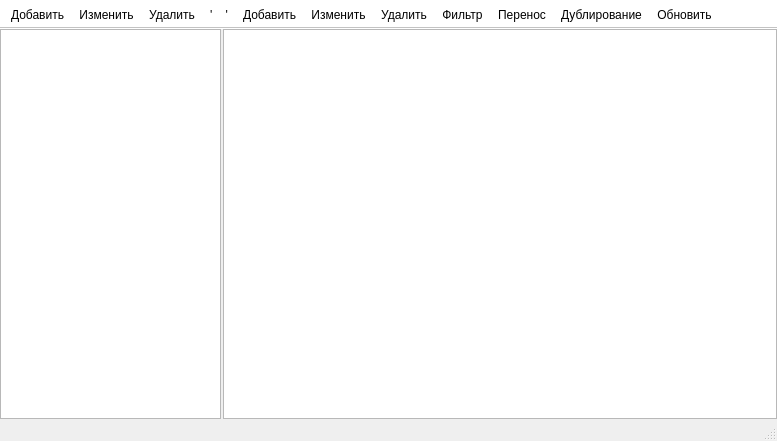
<?xml version="1.0" encoding="UTF-8"?>
<ui version="4.0">
 <class>MainWindow</class>
 <widget class="QMainWindow" name="MainWindow">
  <property name="geometry">
   <rect>
    <x>0</x>
    <y>0</y>
    <width>777</width>
    <height>441</height>
   </rect>
  </property>
  <property name="acceptDrops">
   <bool>true</bool>
  </property>
  <property name="windowTitle">
   <string>Список</string>
  </property>
  <widget class="QWidget" name="centralwidget">
   <layout class="QGridLayout" name="gridLayout" columnstretch="2,5">
    <property name="leftMargin">
     <number>0</number>
    </property>
    <property name="topMargin">
     <number>0</number>
    </property>
    <property name="rightMargin">
     <number>0</number>
    </property>
    <property name="bottomMargin">
     <number>0</number>
    </property>
    <property name="spacing">
     <number>2</number>
    </property>
    <item row="0" column="0">
     <widget class="QTreeWidget" name="tree_widget">
      <property name="font">
       <font>
        <family>Tahoma</family>
        <pointsize>8</pointsize>
       </font>
      </property>
      <property name="acceptDrops">
       <bool>false</bool>
      </property>
      <property name="editTriggers">
       <set>QAbstractItemView::NoEditTriggers</set>
      </property>
      <property name="dragEnabled">
       <bool>false</bool>
      </property>
      <property name="rootIsDecorated">
       <bool>true</bool>
      </property>
      <property name="uniformRowHeights">
       <bool>false</bool>
      </property>
      <property name="animated">
       <bool>true</bool>
      </property>
      <property name="allColumnsShowFocus">
       <bool>false</bool>
      </property>
      <property name="wordWrap">
       <bool>false</bool>
      </property>
      <property name="headerHidden">
       <bool>true</bool>
      </property>
      <column>
       <property name="text">
        <string>Категории</string>
       </property>
      </column>
     </widget>
    </item>
    <item row="0" column="1">
     <widget class="QTableWidget" name="table_widget">
      <property name="font">
       <font>
        <family>Tahoma</family>
        <pointsize>8</pointsize>
       </font>
      </property>
      <property name="acceptDrops">
       <bool>false</bool>
      </property>
      <property name="editTriggers">
       <set>QAbstractItemView::NoEditTriggers</set>
      </property>
      <property name="dragEnabled">
       <bool>false</bool>
      </property>
      <property name="dragDropOverwriteMode">
       <bool>false</bool>
      </property>
      <property name="selectionBehavior">
       <enum>QAbstractItemView::SelectRows</enum>
      </property>
      <attribute name="verticalHeaderVisible">
       <bool>false</bool>
      </attribute>
      <attribute name="verticalHeaderDefaultSectionSize">
       <number>20</number>
      </attribute>
      <attribute name="verticalHeaderMinimumSectionSize">
       <number>18</number>
      </attribute>
     </widget>
    </item>
   </layout>
  </widget>
  <widget class="QStatusBar" name="statusbar"/>
  <widget class="QToolBar" name="toolBar">
   <property name="font">
    <font>
     <family>Tahoma</family>
     <pointsize>8</pointsize>
    </font>
   </property>
   <property name="windowTitle">
    <string>toolBar</string>
   </property>
   <property name="styleSheet">
    <string notr="true">background-color: rgb(255, 255, 255);</string>
   </property>
   <property name="movable">
    <bool>false</bool>
   </property>
   <attribute name="toolBarArea">
    <enum>TopToolBarArea</enum>
   </attribute>
   <attribute name="toolBarBreak">
    <bool>false</bool>
   </attribute>
   <addaction name="pb_tree_add"/>
   <addaction name="pb_tree_change"/>
   <addaction name="pb_tree_dell"/>
   <addaction name="action123"/>
   <addaction name="pb_table_add"/>
   <addaction name="pb_table_change"/>
   <addaction name="pb_table_dell"/>
   <addaction name="pb_table_filter"/>
   <addaction name="pb_table_transfer"/>
   <addaction name="pb_table_double"/>
   <addaction name="pb_table_update"/>
  </widget>
  <action name="pb_tree_add">
   <property name="text">
    <string>Добавить</string>
   </property>
  </action>
  <action name="pb_tree_change">
   <property name="text">
    <string>Изменить</string>
   </property>
  </action>
  <action name="pb_tree_dell">
   <property name="text">
    <string>Удалить</string>
   </property>
  </action>
  <action name="action123">
   <property name="text">
    <string>'    '</string>
   </property>
  </action>
  <action name="pb_table_add">
   <property name="text">
    <string>Добавить</string>
   </property>
  </action>
  <action name="pb_table_change">
   <property name="text">
    <string>Изменить</string>
   </property>
  </action>
  <action name="pb_table_dell">
   <property name="text">
    <string>Удалить</string>
   </property>
  </action>
  <action name="pb_table_transfer">
   <property name="text">
    <string>Перенос</string>
   </property>
  </action>
  <action name="pb_table_double">
   <property name="text">
    <string>Дублирование</string>
   </property>
  </action>
  <action name="pb_table_filter">
   <property name="text">
    <string>Фильтр</string>
   </property>
  </action>
  <action name="pb_table_update">
   <property name="text">
    <string>Обновить</string>
   </property>
  </action>
 </widget>
 <resources/>
 <connections>
  <connection>
   <sender>pb_tree_add</sender>
   <signal>triggered()</signal>
   <receiver>MainWindow</receiver>
   <slot>ui_add_tree_item()</slot>
   <hints>
    <hint type="sourcelabel">
     <x>-1</x>
     <y>-1</y>
    </hint>
    <hint type="destinationlabel">
     <x>388</x>
     <y>220</y>
    </hint>
   </hints>
  </connection>
  <connection>
   <sender>pb_tree_change</sender>
   <signal>triggered()</signal>
   <receiver>MainWindow</receiver>
   <slot>ui_change_tree_item()</slot>
   <hints>
    <hint type="sourcelabel">
     <x>-1</x>
     <y>-1</y>
    </hint>
    <hint type="destinationlabel">
     <x>388</x>
     <y>220</y>
    </hint>
   </hints>
  </connection>
  <connection>
   <sender>pb_tree_dell</sender>
   <signal>triggered()</signal>
   <receiver>MainWindow</receiver>
   <slot>ui_dell_tree_item()</slot>
   <hints>
    <hint type="sourcelabel">
     <x>-1</x>
     <y>-1</y>
    </hint>
    <hint type="destinationlabel">
     <x>388</x>
     <y>220</y>
    </hint>
   </hints>
  </connection>
  <connection>
   <sender>pb_table_add</sender>
   <signal>triggered()</signal>
   <receiver>MainWindow</receiver>
   <slot>ui_add_table_item()</slot>
   <hints>
    <hint type="sourcelabel">
     <x>-1</x>
     <y>-1</y>
    </hint>
    <hint type="destinationlabel">
     <x>388</x>
     <y>220</y>
    </hint>
   </hints>
  </connection>
  <connection>
   <sender>tree_widget</sender>
   <signal>itemClicked(QTreeWidgetItem*,int)</signal>
   <receiver>MainWindow</receiver>
   <slot>ui_sorting()</slot>
   <hints>
    <hint type="sourcelabel">
     <x>67</x>
     <y>128</y>
    </hint>
    <hint type="destinationlabel">
     <x>-45</x>
     <y>81</y>
    </hint>
   </hints>
  </connection>
  <connection>
   <sender>pb_table_change</sender>
   <signal>triggered()</signal>
   <receiver>MainWindow</receiver>
   <slot>ui_change_table_item()</slot>
   <hints>
    <hint type="sourcelabel">
     <x>-1</x>
     <y>-1</y>
    </hint>
    <hint type="destinationlabel">
     <x>388</x>
     <y>220</y>
    </hint>
   </hints>
  </connection>
  <connection>
   <sender>pb_table_dell</sender>
   <signal>triggered()</signal>
   <receiver>MainWindow</receiver>
   <slot>ui_dell_table_item()</slot>
   <hints>
    <hint type="sourcelabel">
     <x>-1</x>
     <y>-1</y>
    </hint>
    <hint type="destinationlabel">
     <x>388</x>
     <y>220</y>
    </hint>
   </hints>
  </connection>
  <connection>
   <sender>table_widget</sender>
   <signal>itemDoubleClicked(QTableWidgetItem*)</signal>
   <receiver>MainWindow</receiver>
   <slot>ui_double_click_table_item()</slot>
   <hints>
    <hint type="sourcelabel">
     <x>538</x>
     <y>148</y>
    </hint>
    <hint type="destinationlabel">
     <x>952</x>
     <y>204</y>
    </hint>
   </hints>
  </connection>
  <connection>
   <sender>pb_table_filter</sender>
   <signal>triggered()</signal>
   <receiver>MainWindow</receiver>
   <slot>ui_filter_table()</slot>
   <hints>
    <hint type="sourcelabel">
     <x>-1</x>
     <y>-1</y>
    </hint>
    <hint type="destinationlabel">
     <x>388</x>
     <y>220</y>
    </hint>
   </hints>
  </connection>
  <connection>
   <sender>pb_table_transfer</sender>
   <signal>triggered()</signal>
   <receiver>MainWindow</receiver>
   <slot>ui_transfer_table()</slot>
   <hints>
    <hint type="sourcelabel">
     <x>-1</x>
     <y>-1</y>
    </hint>
    <hint type="destinationlabel">
     <x>388</x>
     <y>220</y>
    </hint>
   </hints>
  </connection>
  <connection>
   <sender>pb_table_double</sender>
   <signal>triggered()</signal>
   <receiver>MainWindow</receiver>
   <slot>ui_double_item_table()</slot>
   <hints>
    <hint type="sourcelabel">
     <x>-1</x>
     <y>-1</y>
    </hint>
    <hint type="destinationlabel">
     <x>388</x>
     <y>220</y>
    </hint>
   </hints>
  </connection>
  <connection>
   <sender>pb_table_update</sender>
   <signal>triggered()</signal>
   <receiver>MainWindow</receiver>
   <slot>ui_update_table()</slot>
   <hints>
    <hint type="sourcelabel">
     <x>-1</x>
     <y>-1</y>
    </hint>
    <hint type="destinationlabel">
     <x>388</x>
     <y>220</y>
    </hint>
   </hints>
  </connection>
 </connections>
 <slots>
  <slot>ui_add_tree_item()</slot>
  <slot>ui_change_tree_item()</slot>
  <slot>ui_dell_tree_item()</slot>
  <slot>ui_add_table_item()</slot>
  <slot>ui_sorting()</slot>
  <slot>ui_dell_table_item()</slot>
  <slot>ui_change_table_item()</slot>
  <slot>ui_double_click_table_item()</slot>
  <slot>ui_filter_table()</slot>
  <slot>ui_transfer_table()</slot>
  <slot>ui_double_item_table()</slot>
  <slot>ui_update_table()</slot>
 </slots>
</ui>
